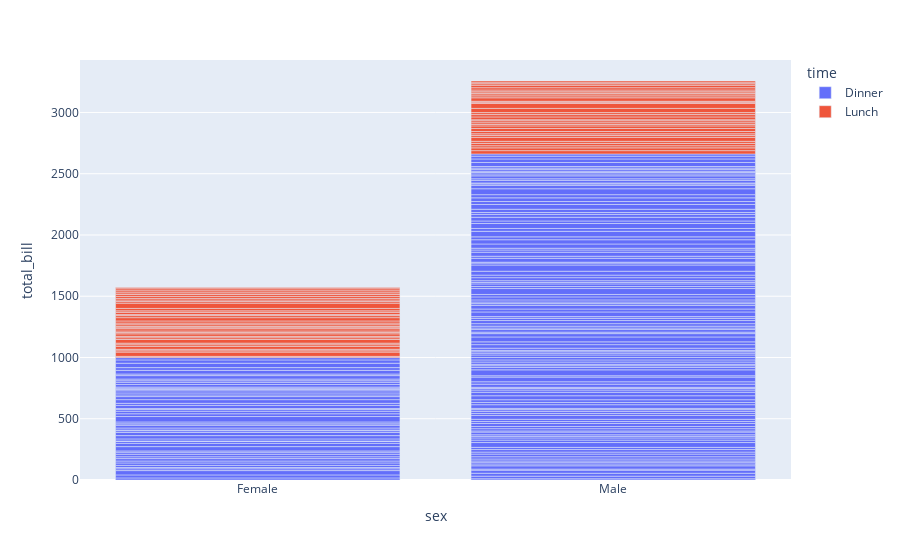

Notebook cell for this chart:
### Code cell
import plotly.express as px
df = px.data.tips()
print(df)
fig = px.bar(df, x="sex", y="total_bill", color='time')
fig.show()

### Figure 1 — Plotly figure (JSON) as saved in the notebook; plotly's stock layout.template omitted (floating-point values rounded to 4 significant figures; data arrays with more than 128 entries replaced by an {"elided": "..."} marker saying what was removed)
{"data": [{"alignmentgroup": "True", "hovertemplate": "time=Dinner<br>sex=%{x}<br>total_bill=%{y}<extra></extra>", "legendgroup": "Dinner", "marker": {"color": "#636efa", "pattern": {"shape": ""}}, "name": "Dinner", "offsetgroup": "Dinner", "orientation": "v", "showlegend": true, "textposition": "auto", "type": "bar", "x": {"elided": "176 str values"}, "xaxis": "x", "y": {"elided": "176 float values"}, "yaxis": "y"}, {"alignmentgroup": "True", "hovertemplate": "time=Lunch<br>sex=%{x}<br>total_bill=%{y}<extra></extra>", "legendgroup": "Lunch", "marker": {"color": "#EF553B", "pattern": {"shape": ""}}, "name": "Lunch", "offsetgroup": "Lunch", "orientation": "v", "showlegend": true, "textposition": "auto", "type": "bar", "x": ["Male", "Male", "Male", "Male", "Male", "Female", "Male", "Male", "Female", "Male", "Male", "Male", "Male", "Female", "Female", "Female", "Male", "Female", "Male", "Male", "Female", "Female", "Male", "Female", "Female", "Male", "Male", "Female", "Female", "Female", "Female", "Female", "Female", "Female", "Male", "Female", "Female", "Male", "Male", "Female", "Female", "Female", "Female", "Female", "Male", "Male", "Female", "Male", "Male", "Male", "Male", "Male", "Female", "Female", "Male", "Male", "Female", "Female", "Female", "Male", "Female", "Male", "Female", "Male", "Female", "Male", "Female", "Female"], "xaxis": "x", "y": [27.2, 22.76, 17.29, 19.44, 16.66, 10.07, 32.68, 15.98, 34.83, 13.03, 18.28, 24.71, 21.16, 10.65, 12.43, 24.08, 11.69, 13.42, 14.26, 15.95, 12.48, 29.8, 8.52, 14.52, 11.38, 22.82, 19.08, 20.27, 11.17, 12.26, 18.26, 8.51, 10.33, 14.15, 16, 13.16, 17.47, 34.3, 41.19, 27.05, 16.43, 8.35, 18.64, 11.87, 9.78, 7.51, 19.81, 28.44, 15.48, 16.58, 7.56, 10.34, 43.11, 13, 13.51, 18.71, 12.74, 13, 16.4, 20.53, 16.47, 12.16, 13.42, 8.58, 15.98, 13.42, 16.27, 10.09], "yaxis": "y"}], "layout": {"barmode": "relative", "legend": {"title": {"text": "time"}, "tracegroupgap": 0}, "margin": {"t": 60}, "xaxis": {"anchor": "y", "domain": [0, 1], "title": {"text": "sex"}}, "yaxis": {"anchor": "x", "domain": [0, 1], "title": {"text": "total_bill"}}}}
